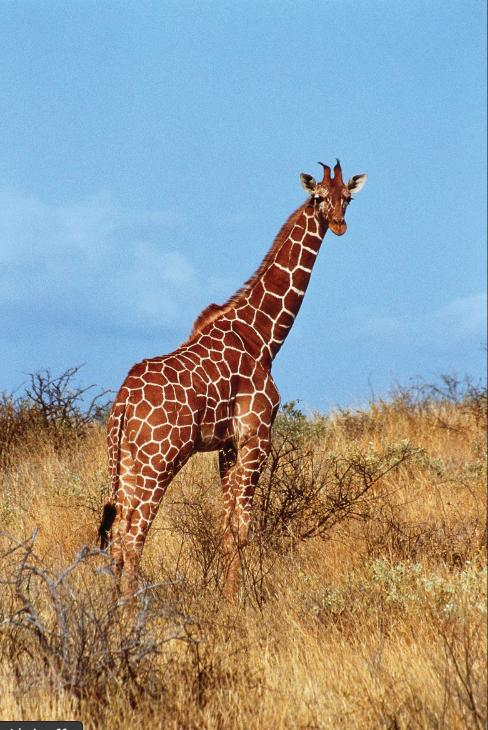
#> input picture CLAHE/giraffe.jpg, 488 x 730 px
$ jupyter execute main.ipynb
#> lines starting #> are read from the running program, lines starting #| are printed output that depends on the picture
[cell 1]
import cv2
import matplotlib.pyplot as plt

[cell 2]
image_bgr = cv2.imread("./giraffe.jpg")
#> image_bgr is the input picture: shape (730, 488, 3); mean B, G, R 151.3, 152.9, 149.2
plt.imshow(image_bgr)

[cell 3]
image_gray = cv2.cvtColor( image_bgr, cv2.COLOR_BGR2GRAY)
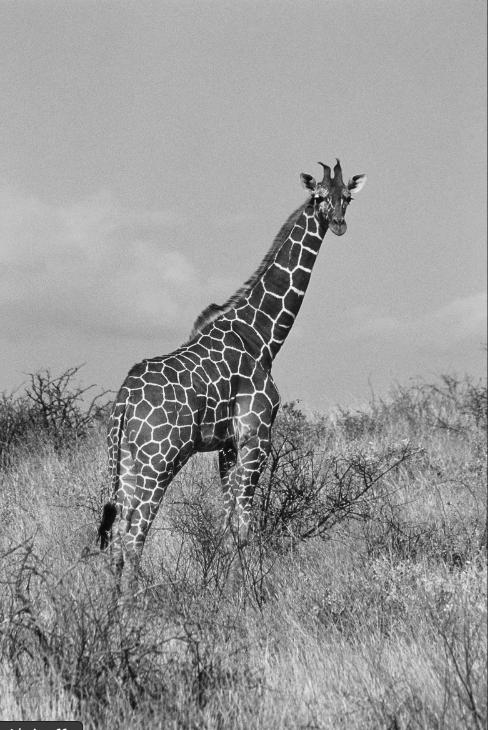
#> image_gray: shape (730, 488); min 3, max 254, mean 151.6
plt.imshow(image_gray , cmap="gray")

[cell 4]
equalised_image = cv2.equalizeHist(image_gray)
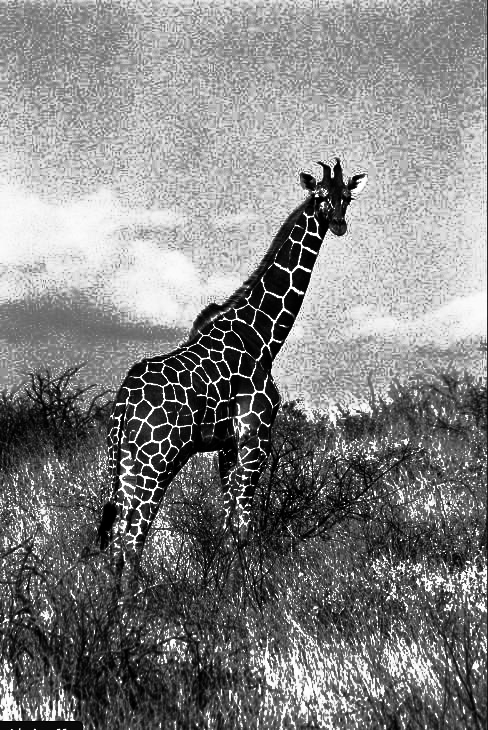
#> equalised_image: shape (730, 488); min 0, max 255, mean 130
plt.imshow(equalised_image , cmap="gray")

[cell 5]
clahe = cv2.createCLAHE(clipLimit=2.0  ,tileGridSize=(4,4))
image_try1 = clahe.apply(image_gray)
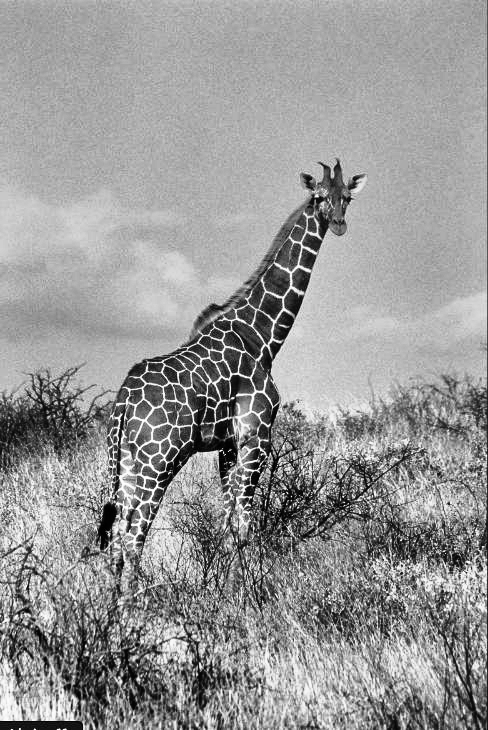
#> image_try1: shape (730, 488); min 0, max 255, mean 150.9
plt.imshow(image_try1 , cmap="gray")

[cell 6]
image_yuv = cv2.cvtColor(image_bgr , cv2.COLOR_BGR2YUV)
#> image_yuv: shape (730, 488, 3); mean of channels 0, 1, 2 151.6, 127.8, 125.9
plt.imshow(image_yuv)

[cell 7]
image_yuv[:,:,0] = clahe.apply(image_yuv[:,:,0])
#> image_yuv: shape (730, 488, 3); mean of channels 0, 1, 2 150.9, 127.8, 125.9
temp = cv2.cvtColor(image_yuv  , cv2.COLOR_YUV2BGR)
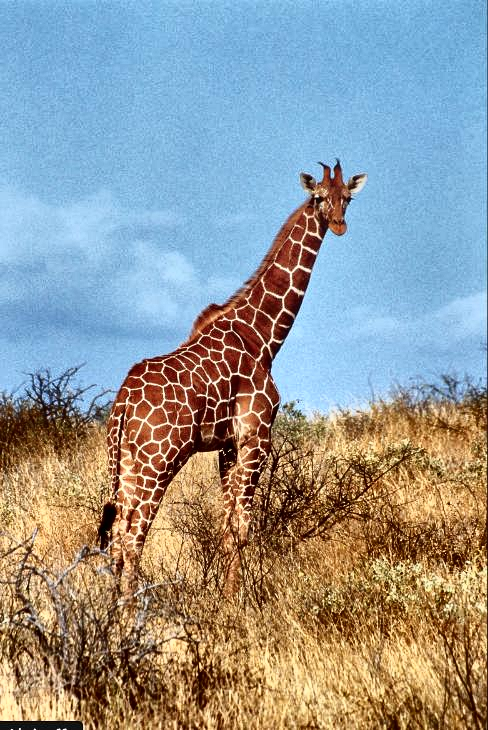
#> temp: shape (730, 488, 3); mean B, G, R 151.4, 152.3, 148
image_rgb_x = cv2.cvtColor(temp , cv2.COLOR_BGR2RGB)
plt.imshow(image_rgb_x)

[cell 8]
image_rgb = cv2.cvtColor(image_bgr , cv2.COLOR_RGB2BGR)
plt.imshow(image_rgb)
